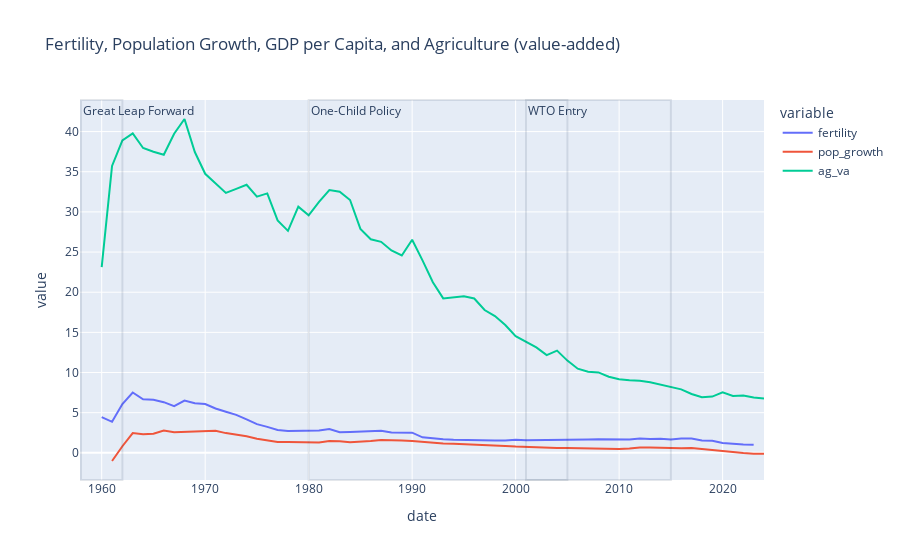

Here is the notebook cell this chart was saved with:
### Code cell
reform_plot(china_df, ["fertility", "pop_growth", "ag_va"], 
            "Fertility, Population Growth, GDP per Capita, and Agriculture (value-added)",
            periods = ["Great Leap Forward", "One-Child Policy", "WTO Entry"])

### Figure 1 — Plotly figure (JSON) as saved in the notebook; plotly's stock layout.template omitted (floating-point values rounded to 4 significant figures)
{"data": [{"hovertemplate": "variable=fertility<br>date=%{x}<br>value=%{y}<extra></extra>", "legendgroup": "fertility", "line": {"color": "#636efa", "dash": "solid"}, "marker": {"symbol": "circle"}, "mode": "lines", "name": "fertility", "orientation": "v", "showlegend": true, "type": "scatter", "x": [1960, 1961, 1962, 1963, 1964, 1965, 1966, 1967, 1968, 1969, 1970, 1971, 1972, 1973, 1974, 1975, 1976, 1977, 1978, 1979, 1980, 1981, 1982, 1983, 1984, 1985, 1986, 1987, 1988, 1989, 1990, 1991, 1992, 1993, 1994, 1995, 1996, 1997, 1998, 1999, 2000, 2001, 2002, 2003, 2004, 2005, 2006, 2007, 2008, 2009, 2010, 2011, 2012, 2013, 2014, 2015, 2016, 2017, 2018, 2019, 2020, 2021, 2022, 2023, 2024], "xaxis": "x", "y": [4.451, 3.863, 6.085, 7.513, 6.672, 6.605, 6.307, 5.806, 6.508, 6.175, 6.085, 5.523, 5.112, 4.726, 4.17, 3.571, 3.235, 2.844, 2.716, 2.745, 2.739, 2.792, 2.972, 2.559, 2.607, 2.633, 2.721, 2.76, 2.539, 2.52, 2.514, 1.934, 1.776, 1.691, 1.628, 1.588, 1.554, 1.527, 1.522, 1.53, 1.628, 1.563, 1.566, 1.57, 1.605, 1.624, 1.644, 1.666, 1.701, 1.714, 1.687, 1.668, 1.798, 1.714, 1.769, 1.67, 1.772, 1.795, 1.539, 1.496, 1.236, 1.117, 1.034, 0.999, NaN], "yaxis": "y"}, {"hovertemplate": "variable=pop_growth<br>date=%{x}<br>value=%{y}<extra></extra>", "legendgroup": "pop_growth", "line": {"color": "#EF553B", "dash": "solid"}, "marker": {"symbol": "circle"}, "mode": "lines", "name": "pop_growth", "orientation": "v", "showlegend": true, "type": "scatter", "x": [1960, 1961, 1962, 1963, 1964, 1965, 1966, 1967, 1968, 1969, 1970, 1971, 1972, 1973, 1974, 1975, 1976, 1977, 1978, 1979, 1980, 1981, 1982, 1983, 1984, 1985, 1986, 1987, 1988, 1989, 1990, 1991, 1992, 1993, 1994, 1995, 1996, 1997, 1998, 1999, 2000, 2001, 2002, 2003, 2004, 2005, 2006, 2007, 2008, 2009, 2010, 2011, 2012, 2013, 2014, 2015, 2016, 2017, 2018, 2019, 2020, 2021, 2022, 2023, 2024], "xaxis": "x", "y": [NaN, -1.016, 0.8205, 2.458, 2.321, 2.381, 2.787, 2.571, 2.611, 2.74, 2.762, 2.747, 2.457, 2.283, 2.066, 1.766, 1.547, 1.363, 1.338, 1.334, 1.254, 1.281, 1.473, 1.445, 1.312, 1.362, 1.487, 1.604, 1.61, 1.533, 1.467, 1.364, 1.226, 1.15, 1.13, 1.087, 1.048, 1.023, 0.9596, 0.8659, 0.788, 0.7264, 0.67, 0.6229, 0.5939, 0.5881, 0.5584, 0.5223, 0.5124, 0.4974, 0.483, 0.5465, 0.6783, 0.6661, 0.6303, 0.5815, 0.5731, 0.6052, 0.4677, 0.3547, 0.238, 0.08925, -0.0131, -0.1038, -0.1231], "yaxis": "y"}, {"hovertemplate": "variable=ag_va<br>date=%{x}<br>value=%{y}<extra></extra>", "legendgroup": "ag_va", "line": {"color": "#00cc96", "dash": "solid"}, "marker": {"symbol": "circle"}, "mode": "lines", "name": "ag_va", "orientation": "v", "showlegend": true, "type": "scatter", "x": [1960, 1961, 1962, 1963, 1964, 1965, 1966, 1967, 1968, 1969, 1970, 1971, 1972, 1973, 1974, 1975, 1976, 1977, 1978, 1979, 1980, 1981, 1982, 1983, 1984, 1985, 1986, 1987, 1988, 1989, 1990, 1991, 1992, 1993, 1994, 1995, 1996, 1997, 1998, 1999, 2000, 2001, 2002, 2003, 2004, 2005, 2006, 2007, 2008, 2009, 2010, 2011, 2012, 2013, 2014, 2015, 2016, 2017, 2018, 2019, 2020, 2021, 2022, 2023, 2024], "xaxis": "x", "y": [23.12, 35.72, 38.9, 39.77, 37.96, 37.48, 37.11, 39.74, 41.56, 37.45, 34.74, 33.58, 32.36, 32.87, 33.37, 31.9, 32.31, 28.94, 27.64, 30.65, 29.58, 31.26, 32.72, 32.51, 31.48, 27.88, 26.59, 26.27, 25.19, 24.57, 26.53, 23.96, 21.25, 19.23, 19.38, 19.5, 19.22, 17.78, 17.03, 15.92, 14.53, 13.82, 13.13, 12.18, 12.73, 11.48, 10.48, 10.09, 10.01, 9.473, 9.166, 9.034, 8.965, 8.784, 8.482, 8.224, 7.901, 7.328, 6.917, 7.006, 7.54, 7.089, 7.148, 6.89, 6.776], "yaxis": "y"}], "layout": {"annotations": [{"showarrow": false, "text": "Great Leap Forward", "x": 1958, "xanchor": "left", "xref": "x", "y": 1, "yanchor": "top", "yref": "y domain"}, {"showarrow": false, "text": "One-Child Policy", "x": 1980, "xanchor": "left", "xref": "x", "y": 1, "yanchor": "top", "yref": "y domain"}, {"showarrow": false, "text": "WTO Entry", "x": 2001, "xanchor": "left", "xref": "x", "y": 1, "yanchor": "top", "yref": "y domain"}], "legend": {"title": {"text": "variable"}, "tracegroupgap": 0}, "shapes": [{"opacity": 0.12, "type": "rect", "x0": 1958, "x1": 1962, "xref": "x", "y0": 0, "y1": 1, "yref": "y domain"}, {"opacity": 0.12, "type": "rect", "x0": 1980, "x1": 2015, "xref": "x", "y0": 0, "y1": 1, "yref": "y domain"}, {"opacity": 0.12, "type": "rect", "x0": 2001, "x1": 2005, "xref": "x", "y0": 0, "y1": 1, "yref": "y domain"}], "title": {"text": "Fertility, Population Growth, GDP per Capita, and Agriculture (value-added)"}, "xaxis": {"anchor": "y", "domain": [0, 1], "title": {"text": "date"}}, "yaxis": {"anchor": "x", "domain": [0, 1], "title": {"text": "value"}}}}
